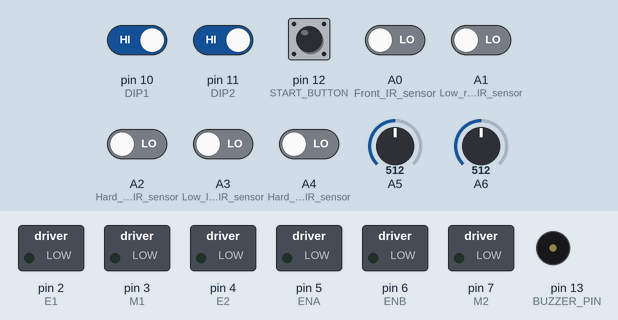
The sketch below on a simulated Arduino Nano, built with avr-gcc and run on an emulated ATmega328P. On the bench: switched loads named in the sketch (green lamp = pin HIGH), buzzer (waves = sounding). Dashed ring = blinking. The test bench sets the inputs (shaded band); at power-on: pin 10 (DIP1), pin 11 (DIP2), pin 12 (START_BUTTON) HIGH, A0 (Front_IR_sensor), A1 (Low_right_IR_sensor), A2 (Hard_right_IR_sensor), A3 (Low_left_IR_sensor), A4 (Hard_left_IR_sensor) LOW, A5 = 512, A6 = 512. What the sketch prints to the serial monitor is not drawn.

Above: at 3.4 s.
3.5 s: pin 12 (START_BUTTON) pulled LOW for 0.15 s
6.6 s: pin 10 (DIP1) driven LOW
At 9.2 s:
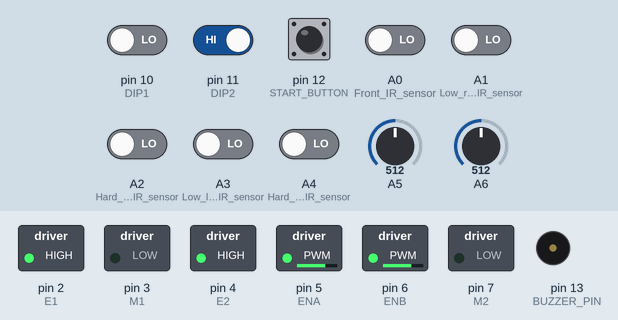
At 9.55 s:
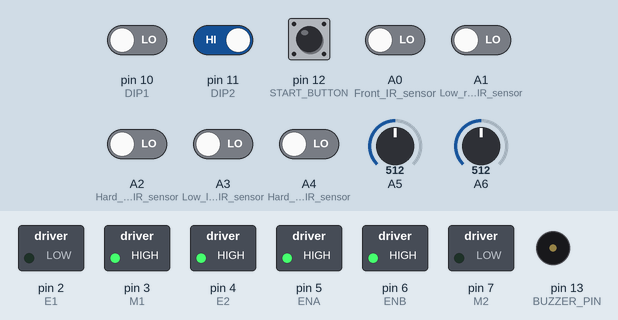
9.6 s: pin 12 (START_BUTTON) pulled LOW for 1 s
At 11.1 s:
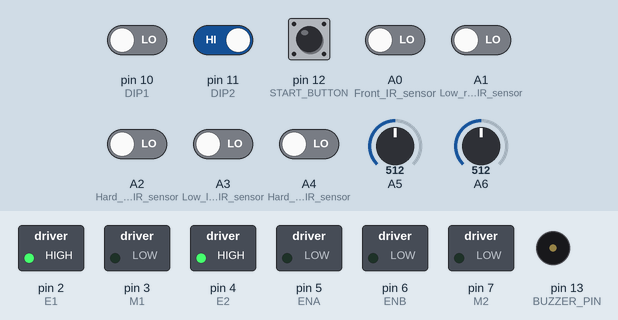
Timing chart, 0 to 12.6 s (numbered marks = the images above; inputs shaded):
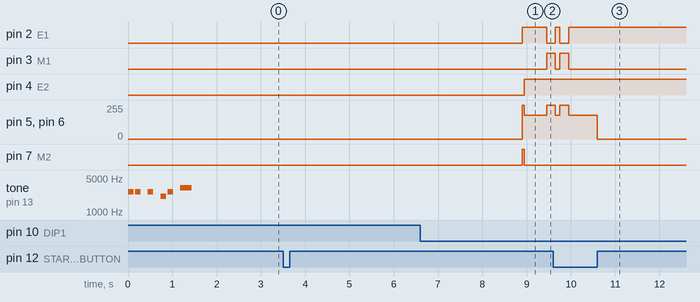

The sketch:

sumo_auto.ino
```cpp
//RCA BIZBOT SUMO
//Code name purpose
//Owner: Bizbot Technology
//web: https://bveetamini.com
//version: 1.0 (latest version if any)
//special isntructions for user
//PLEASE DO NOT DELETE THIS COMMENT//

// Notes of the Mario main theme (frequency in Hz). When turn on robot it play once.
// If you dont like it, you can comment this this.

#define NOTE_E7 2637
#define NOTE_G7 3136
#define NOTE_A7 3520
#define NOTE_B7 3951
#define NOTE_C7 2093
#define NOTE_E6 1319
#define NOTE_G6 1568
#define NOTE_A6 1760
#define NOTE_B6 1976
#define NOTE_C6 1047
#define NOTE_D6 1175
#define NOTE_FS6 1480
#define NOTE_GS6 1661
#define NOTE_DS6 1245

// Define durations
#define WHOLE_NOTE 1000
#define HALF_NOTE (WHOLE_NOTE / 2)
#define QUARTER_NOTE (WHOLE_NOTE / 4)
#define EIGHTH_NOTE (WHOLE_NOTE / 8)

// Melody and note durations
int melody[] = {
  NOTE_E7, NOTE_E7, 0, NOTE_E7, 0, NOTE_C7, NOTE_E7, 0, NOTE_G7, 0, 0,  0,
};

int noteDurations[] = {
  EIGHTH_NOTE, EIGHTH_NOTE, EIGHTH_NOTE, EIGHTH_NOTE, EIGHTH_NOTE, EIGHTH_NOTE,
  EIGHTH_NOTE, EIGHTH_NOTE, QUARTER_NOTE, QUARTER_NOTE, QUARTER_NOTE, QUARTER_NOTE,
};


// Declare all the variables being used here:
int frontIR;
int lowRightIR;
int hardRightIR;
int lowLeftIR;
int hardLeftIR;
int rightEdgeIR;
int leftEdgeIR;

// Thresholds for edge detection
const int edgeThreshold = 500; // Adjust based on testing

// Motor control pins
const int E1 = 2; // PWM pin for Motor A
const int M1 = 3; // Direction pin for Motor A
const int E2 = 4; // PWM pin for Motor B
const int M2 = 7; // Direction pin for Motor B

const int ENA = 5;
const int ENB = 6;

// Push button pin for robot start
const int START_BUTTON = 12; // Push button on pin D12

// DIP switch pins for strategy
const int DIP1 = 10;
const int DIP2 = 11;

#define BUZZER_PIN 13

// Strategy variable
int strategy = 0; // Default strategy

// Flags for operation
bool waitingForStart = true;
bool strategyExecuted = false;
bool edgeActionActive = false; // Declare edgeActionActive here

void setup() {
  pinMode(BUZZER_PIN,OUTPUT); //buzzer passive output
  //chirp();            //test buzzer with chirp sound

    // Play the melody
  for (int i = 0; i < sizeof(melody) / sizeof(int); i++) {
    playTone(melody[i], noteDurations[i]);
  }


  // Set motor control pins as output
  pinMode(M1, OUTPUT);
  pinMode(M2, OUTPUT);
  pinMode(E1, OUTPUT);
  pinMode(E2, OUTPUT);

  // Configure IR sensor pins as inputs
  pinMode(A0, INPUT); // Front IR sensor
  pinMode(A1, INPUT); // Low right IR sensor
  pinMode(A2, INPUT); // Hard right IR sensor
  pinMode(A3, INPUT); // Low left IR sensor
  pinMode(A4, INPUT); // Hard left IR sensor
  // A5 and A6 for edge sensors are analog inputs, no need to set pinMode

  // Configure DIP switch pins as inputs
  pinMode(DIP1, INPUT_PULLUP);
  pinMode(DIP2, INPUT_PULLUP);

  // Configure the start push button as input
  pinMode(START_BUTTON, INPUT_PULLUP); // Use INPUT_PULLUP to handle the push button

  Serial.begin(115200); // Initialize serial communication for debugging
}

void loop() {
  // Check if the start button is pressed
  if (digitalRead(START_BUTTON) == LOW) {
    // If button is pressed, start the 5-second delay
    if (waitingForStart) {
      delay(5400); // Wait for 5.4 seconds
      waitingForStart = false; // Disable waiting
    }

    // Read the strategy from the DIP switch
    strategy = (digitalRead(DIP1) == LOW ? 1 : 0) | (digitalRead(DIP2) == LOW ? 2 : 0);

    // Read IR sensors (still treated as digital)
    frontIR = digitalRead(A0);
    lowRightIR = digitalRead(A1);
    hardRightIR = digitalRead(A2);
    lowLeftIR = digitalRead(A3);
    hardLeftIR = digitalRead(A4);

    // Read edge sensors as analog
    rightEdgeIR = analogRead(A5);
    leftEdgeIR = analogRead(A6);

    // Check edge detection and execute edge action
    if (rightEdgeIR < edgeThreshold || leftEdgeIR < edgeThreshold) {
      edgeActionActive = true;  // Activate edge action flag
      if (rightEdgeIR < edgeThreshold && leftEdgeIR < edgeThreshold) {
        reverseFor2Seconds();
      } else if (rightEdgeIR < edgeThreshold) {
        reverseFor2Seconds();
      } else if (leftEdgeIR < edgeThreshold) {
        reverseFor2Seconds();
      }
      edgeActionActive = false; // Deactivate edge action flag after done
      return;
    }

    // Execute the strategy only once after the 5-second delay
    if (!strategyExecuted) {
      executeStrategy(strategy);
      strategyExecuted = true; // Mark the strategy as executed
      return; // Ensure strategy execution before opponent detection
    }

    // If edge action is active, skip opponent detection
    if (edgeActionActive) {
      return;
    }

    // Continuous forward and backward movement when frontIR detects an opponent in case 3 (11)
    if (strategy == 3 && frontIR == LOW) {
      forwardAndBackward();
      return;
    }

    // Decision making based on opponent detection
    if (frontIR == LOW) {
      executeStrategy(0); // Continue default strategy after initial movement
    } else if (lowRightIR == LOW || hardRightIR == LOW) {
      turnRight();
    } else if (lowLeftIR == LOW || hardLeftIR == LOW) {
      turnLeft();
    } else {
      stopMoving();
    }
  } else {
    // If the button is not pressed, keep the robot in standby mode
    stopMoving(); // Ensure the robot is stopped
    waitingForStart = true; // Reset waiting status to start the process again
  }
}

//Function to execute strategy based on DIP switch position
//Below here are the startegy to be executed
//Make sure to check your dip switch

void executeStrategy(int strategy) {
  switch (strategy) {
    case 0:
      forward();
      break;
    case 1:
      turnLeft();
      delay(50);
      forward();
      delay(500);
      turnRight();
      delay(200);
      forward();
      delay(100);
      turnRight();
      delay(200);
      forward();
      delay(100);
      stopMoving();
      break;
    case 2:
      turnRight();
      delay(50);
      forward();
      delay(400);
      turnLeft();
      delay(200);
      forward();
      delay(100);
      stopMoving();
      break;
    case 3:
      // Initial forward and backward, then continuous in loop
      forwardAggressive();
      delay(200);
      reverseFor0_5Seconds();
      stopMoving();
      break;
    default:
      stopMoving();
  }
}

// Function definitions

void forward() {
  Serial.println("Moving forward");
  analogWrite(ENA,180);   //speed 180
  digitalWrite(E1, HIGH); // Motor A forward
  digitalWrite(M1, LOW); // Ensure Motor A moves forward

  analogWrite(ENB,180);  //speed 180
  digitalWrite(E2, HIGH); // Motor B forward
  digitalWrite(M2, LOW); // Ensure Motor B moves forward
}

void forwardAndBackward() {
  Serial.println("Forward and backward");
  forward();
  delay(200);
  reverseFor0_5Seconds();
}

void forwardAggressive() {
  Serial.println("Aggressive mode: Moving forward faster");
  analogWrite(ENA,255);   //speed full
  digitalWrite(E1, HIGH); // Motor A forward
  digitalWrite(M1, LOW); // Ensure Motor A moves forward

  analogWrite(ENB,255);  //speed full
  digitalWrite(E2, HIGH); // Motor B forward
  digitalWrite(M2, LOW); // Ensure Motor B moves forward
}

void forwardDefensive() {
  Serial.println("Defensive mode: Moving forward slower");
  analogWrite(ENA,100);   //speed 180
  digitalWrite(E1, HIGH); // Motor A forward
  digitalWrite(M1, LOW); // Ensure Motor A moves forward

  analogWrite(ENB,100);  //speed 180
  digitalWrite(E2, HIGH); // Motor B forward
  digitalWrite(M2, LOW); // Ensure Motor B moves forward
}

void evasiveManeuver() {
  Serial.println("Evasive maneuver: Moving erratically");
  turnLeft(); // Start with a left turn
  delay(200);
  turnRight(); // Then a quick right turn
  delay(200);
  forwardAggressive(); // Then move forward aggressively
}

void turnRight() {
  Serial.println("Turning right");
  analogWrite(ENA,255);
  digitalWrite(E1, LOW); // Motor A forward
  digitalWrite(M1, HIGH); // Motor A moves forward

  analogWrite(ENB,255);
  digitalWrite(E2, HIGH); // Motor B slower for a right turn
  digitalWrite(M2, LOW); // Motor B moves backward for sharper turn
}

void turnLeft() {
  Serial.println("Turning left");
  analogWrite(ENA,255);
  digitalWrite(E1, HIGH); // Motor A slower for a left turn
  digitalWrite(M1, LOW); // Motor A moves backward for sharper turn

  analogWrite(ENB,255);
  digitalWrite(E2, LOW); // Motor B forward
  digitalWrite(M2, HIGH); // Motor B moves forward
}

void reverseFor2Seconds() {
  Serial.println("Reversing for 2 seconds");
  analogWrite(ENA,255);
  digitalWrite(E1, LOW); // Motor A reverse
  digitalWrite(M1, HIGH); // Motor A moves backward

  analogWrite(ENB,255);
  digitalWrite(E2, LOW); // Motor B reverse
  digitalWrite(M2, HIGH); // Motor B moves backward

  delay(500); // Reverse for 2 seconds
}

void reverseFor0_5Seconds() {
  Serial.println("Reversing for 0.5 seconds");
  analogWrite(ENA,60);
  digitalWrite(E1, LOW); // Motor A reverse
  digitalWrite(M1, HIGH); // Motor A moves backward

  analogWrite(ENB,60);
  digitalWrite(E2, LOW); // Motor B reverse
  digitalWrite(M2, HIGH); // Motor B moves backward
  delay(200); // Reverse for 0.5 seconds
}

void stopMoving() {
  Serial.println("Stopping");
  analogWrite(ENA, 0); // Stop Motor A
  analogWrite(ENB, 0); // Stop Motor B
}

// Function for chirping sound
void chirp() {
      // First chirp (rise and fall in pitch)
  for (int freq = 1000; freq <= 2000; freq += 50) {
    tone(BUZZER_PIN, freq, 50);  // Play rising tone
    delay(50);                  // Short delay between frequencies
  }
}

void playTone(int note, int duration) {
  if (note == 0) {
    delay(duration);
  } else {
    tone(BUZZER_PIN, note, duration);
    delay(duration * 1.30);
    noTone(BUZZER_PIN);
  }
}
```

Measured:
- after the input at 6.6 s, pin 3 (M1): LOW → HIGH after 2.9 s; pin 5 (ENA), pin 6 (ENB): 0/255 → 180/255 after 2.3 s, → 255/255 0.55 s later; pin 7 (M2): LOW → HIGH after 2.3 s, → LOW 0.05 s later
